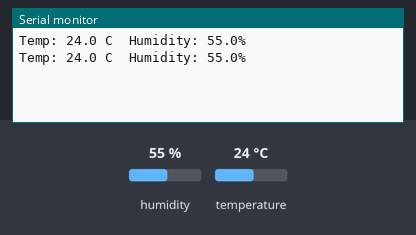
Bench run of a sketch on a simulated ESP32. On the bench: the last lines printed to the serial monitor. The inputs (shaded band) are chosen by the test bench; at power-on: humidity 55 %, temperature 24 °C.

Above: at 4.8 s.
4.9 s: humidity set to 22 %
At 7.5 s:
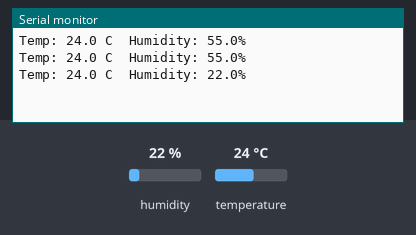
7.9 s: temperature set to 12 °C
At 9.2 s:
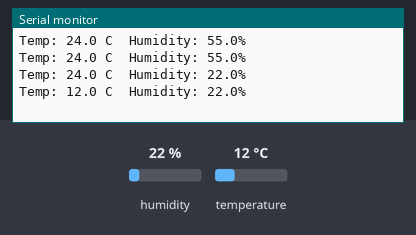
10.9 s: humidity set to 40 %
At 12.6 s:
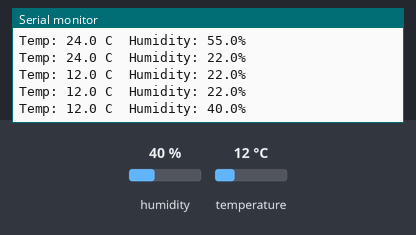
Timing chart, 0 to 14.1 s (numbered marks = the images above; inputs shaded):
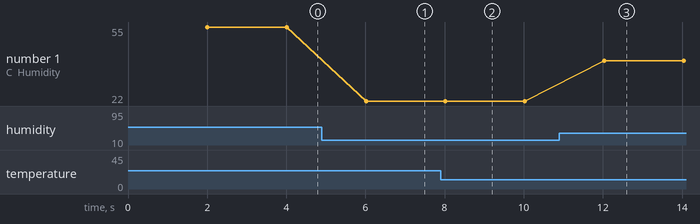

Measured:
- after the input at 4.9 s, the serial monitor: prints a new line after 1.1 s (image 1)
- after the input at 7.9 s, the serial monitor: prints a new line after 0.12 s (image 2)
- after the input at 10.9 s, the serial monitor: prints a new line after 1.1 s (image 3)
- plotted number 1: 55 → 22 after the input at 4.9 s, 22 → 40 after the input at 10.9 s

The sketch:

example.ino
```cpp
// ESP32 Arduino sketch using the Adafruit DHT library to read temperature and humidity from a DHT22 on GPIO4 and print the results to Serial at 115200 baud every ~2 seconds.
//
// Buy this module: https://shillehtek.com/products/shillehtek-dht22-with-cables
// Full manual: https://shillehtek.com/blogs/shillehtek-product-manuals/dht22-digital-temperature-and-humidity-sensor-module-with-cable
// More examples: https://github.com/shillehbean/shillehtek-examples
//

// DHT22 - ESP32 Arduino Example
// Requires Adafruit DHT sensor library

#include <DHT.h>

#define DHTPIN 4          // DATA pin connected to GPIO 4
#define DHTTYPE DHT22

DHT dht(DHTPIN, DHTTYPE);

void setup() {
  Serial.begin(115200);
  dht.begin();
}

void loop() {
  delay(2000);
  float h = dht.readHumidity();
  float t = dht.readTemperature();
  if (isnan(h) || isnan(t)) {
    Serial.println("DHT22 read failed");
    return;
  }
  Serial.printf("Temp: %.1f C  Humidity: %.1f%%\n", t, h);
}
```
